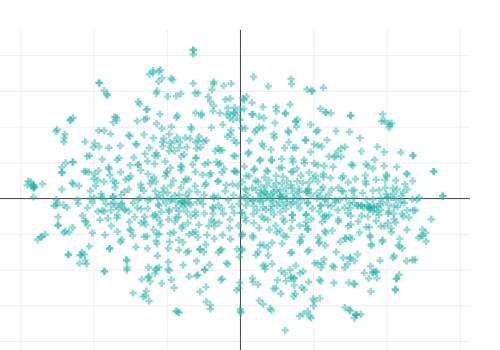

Here is the notebook cell this chart was saved with:
### Code cell
plotly_scatter([x[0] for x in X_embedded], 
         [x[1] for x in X_embedded], sample_labels);

### Figure 1 — Plotly figure (JSON) as saved in the notebook; plotly's stock layout.template omitted (floating-point values rounded to 4 significant figures; data arrays with more than 128 entries replaced by an {"elided": "..."} marker saying what was removed)
{"data": [{"hoverinfo": "text", "marker": {"color": "lightseagreen", "opacity": 0.5, "symbol": "cross-dot"}, "mode": "markers", "text": {"elided": "1000 str values"}, "type": "scatter", "uid": "59570ad4-f4aa-11e8-b680-3c15c2cf2370", "x": {"elided": "1000 float values"}, "y": {"elided": "1000 float values"}}], "layout": {"height": 350, "hovermode": "closest", "margin": {"b": 0, "l": 0, "r": 30, "t": 30}, "width": 500}}
